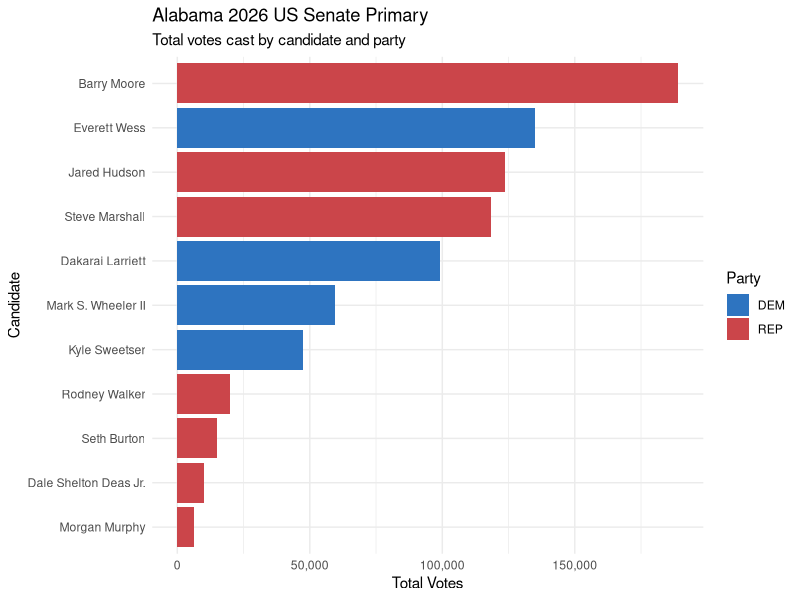
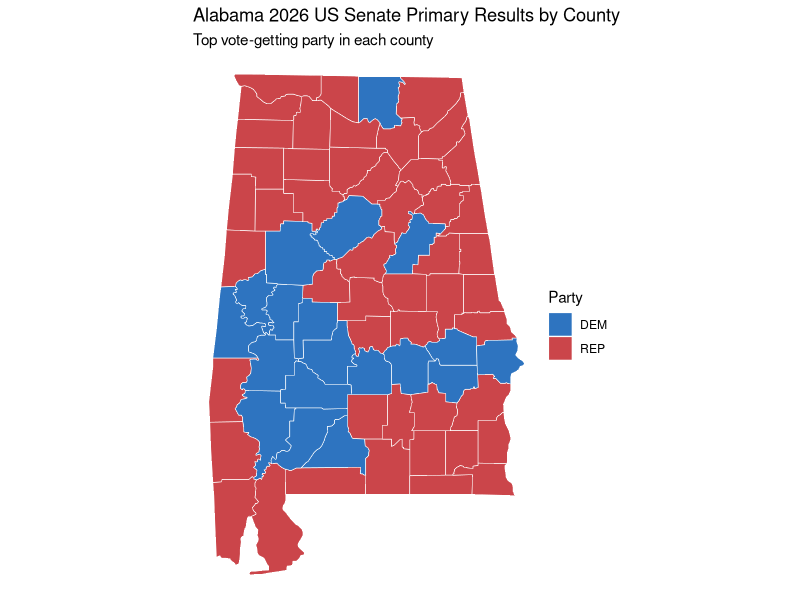

Source code (R) for these figures, in order:
## ---- chunk 1
#| echo: false
#| message: false
#| warning: false
library(tidyverse)
library(maps)

# Read the Alabama 2026 Senate results
results <- read_csv("alabama_senate_2026.csv", show_col_types = FALSE)

# Plot total votes for the US Senate race
results |>
  group_by(candidate, party) |>
  summarize(total_votes = sum(votes, na.rm = TRUE), .groups = "drop") |>
  ggplot(aes(x = reorder(candidate, total_votes), y = total_votes, fill = party)) +
  geom_col() +
  coord_flip() +
  scale_y_continuous(labels = scales::comma) +
  scale_fill_manual(values = c("DEM" = "#2E74C0", "REP" = "#CB454A")) +
  labs(
    title = "Alabama 2026 US Senate Primary",
    subtitle = "Total votes cast by candidate and party",
    x = "Candidate",
    y = "Total Votes",
    fill = "Party"
  ) +
  theme_minimal()
## ---- chunk 2
#| echo: false
#| message: false
#| warning: false

# Find winning candidate/party in each county
county_winners <- results |>
  group_by(county, candidate, party) |>
  summarize(votes = sum(votes, na.rm = TRUE), .groups = "drop") |>
  slice_max(votes, by = county) |>
  mutate(
    subregion = county |>
      str_remove_all("\\.") |>
      tolower() |>
      str_replace("^dekalb$", "de kalb")
  )

# Join with Alabama county boundaries
al_map <- map_data("county") |>
  filter(region == "alabama") |>
  left_join(county_winners, by = "subregion")

# Plot the county results map
ggplot(al_map, aes(x = long, y = lat, group = group, fill = party)) +
  geom_polygon(color = "white", linewidth = 0.2) +
  coord_quickmap() +
  scale_fill_manual(values = c("DEM" = "#2E74C0", "REP" = "#CB454A")) +
  labs(
    title = "Alabama 2026 US Senate Primary Results by County",
    subtitle = "Top vote-getting party in each county",
    fill = "Party"
  ) +
  theme_void()
